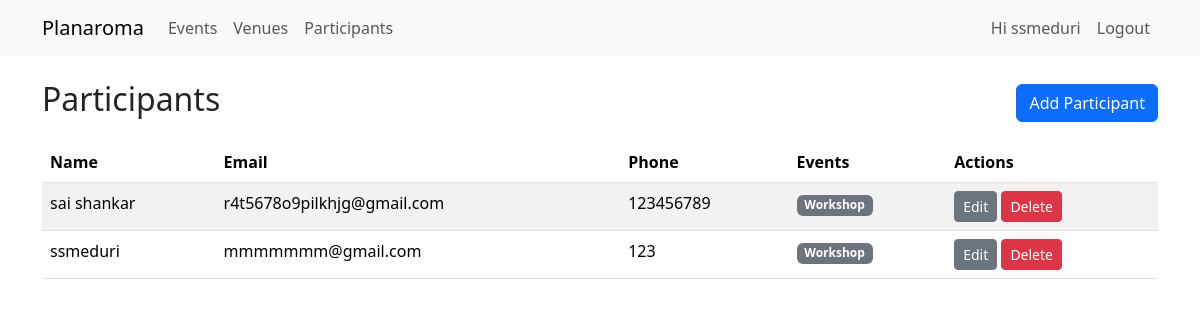
The page /participants (signed in) on the database as committed earlier.
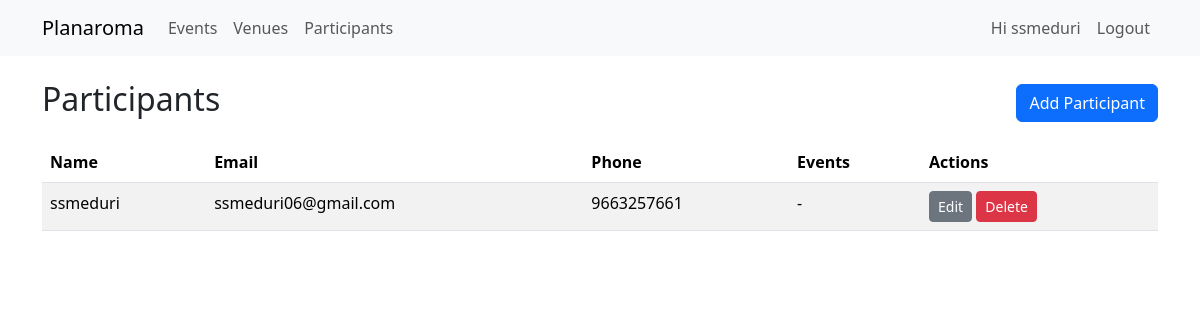
The same page on the database as committed later.
### app/models.py (models this page shows, shortened)
class User(UserMixin, db.Model):
    __tablename__ = 'user'
    id = db.Column(db.Integer, primary_key=True)
    username = db.Column(db.String(80), unique=True, nullable=False)
    password_hash = db.Column(db.String(200), nullable=False)
    role = db.Column(db.String(20), nullable=False, default='viewer')  # admin, staff, viewer

class Participant(db.Model):
    __tablename__ = 'participant'
    id = db.Column(db.Integer, primary_key=True)
    name = db.Column(db.String(150), nullable=False)
    email = db.Column(db.String(200), nullable=True)
    phone = db.Column(db.String(50), nullable=True)
    notes = db.Column(db.Text, nullable=True)  # added notes column
    event_assoc = db.relationship('EventParticipant', back_populates='participant', cascade='all, delete-orphan')
    events = db.relationship(
        'Event',
        secondary='event_participants',
        back_populates='participants',
        overlaps="participant_assoc,event_assoc"
    )

class Event(db.Model):
    __tablename__ = 'event'
    id = db.Column(db.Integer, primary_key=True)
    title = db.Column(db.String(120), nullable=False)
    description = db.Column(db.Text)
    date = db.Column(db.Date, nullable=False)
    start_time = db.Column(db.Time, nullable=False)
    end_time = db.Column(db.Time, nullable=False)
    venue_id = db.Column(db.Integer, db.ForeignKey('venue.id'), nullable=False)
    participant_assoc = db.relationship('EventParticipant', back_populates='event', cascade='all, delete-orphan')
    participants = db.relationship(
        'Participant',
        secondary='event_participants',
        back_populates='events',
        overlaps="participant_assoc,event_assoc"
    )

### app/routes.py (the view)
@main_bp.route('/participants')
@login_required
def list_participants():
    participants = Participant.query.order_by(Participant.name).all()
    return render_template('participants/list.html', participants=participants)

### app/__init__.py (called while the page is built)
def create_app():
    app = Flask(__name__, static_folder='static', template_folder='templates')
    app.config.from_object(Config)
    db.init_app(app)
    login_manager.init_app(app)
    from .models import User
    @login_manager.user_loader
    def load_user(user_id):
        return User.query.get(int(user_id))
    from .routes import main_bp
    from .auth import auth_bp
    app.register_blueprint(main_bp)
    app.register_blueprint(auth_bp)
    return app

### app/templates/participants/list.html
{% extends 'base.html' %}
{% block content %}
<div class="d-flex justify-content-between align-items-center mb-3">
  <h2>Participants</h2>
  <a class="btn btn-primary" href="{{ url_for('main.add_participant') }}">Add Participant</a>
</div>
<table class="table table-striped">
  <thead><tr><th>Name</th><th>Email</th><th>Phone</th><th>Events</th><th>Actions</th></tr></thead>
  <tbody>
    {% for p in participants %}
    <tr>
      <td>{{ p.name }}</td>
      <td>{{ p.email or '-' }}</td>
      <td>{{ p.phone or '-' }}</td>
      <td>
        {% if p.events %}
          {% for e in p.events %}
            <span class="badge bg-secondary">{{ e.title }}</span>
          {% endfor %}
        {% else %}
          -
        {% endif %}
      </td>
      <td>
        <a class="btn btn-sm btn-secondary" href="{{ url_for('main.edit_participant', pid=p.id) }}">Edit</a>
        <form method="POST" action="{{ url_for('main.delete_participant', pid=p.id) }}" style="display:inline-block" onsubmit="return confirm('Delete participant?');">
          <button class="btn btn-sm btn-danger">Delete</button>
        </form>
      </td>
    </tr>
    {% else %}
    <tr><td colspan="5" class="text-center">No participants found.</td></tr>
    {% endfor %}
  </tbody>
</table>
{% endblock %}

### app/templates/base.html (shortened to what this page needs)
<!doctype html>
<html lang="en">
<head>
    <link href="https://cdn.jsdelivr.net/npm/bootstrap@5.3.2/dist/css/bootstrap.min.css" rel="stylesheet">
</head>
<body>
<nav class="navbar navbar-expand-lg navbar-light bg-light mb-4">
  <div class="container">
    <a class="navbar-brand" href="{{ url_for('main.dashboard') }}">
        Planaroma
    </a>
    <div class="collapse navbar-collapse" id="navbarNav">
      <ul class="navbar-nav me-auto">
        <li class="nav-item">
          <a class="nav-link" href="{{ url_for('main.list_events') }}">Events</a>
        </li>
        <li class="nav-item">
          <a class="nav-link" href="{{ url_for('main.list_venues') }}">Venues</a>
        </li>
        <li class="nav-item">
          <a class="nav-link" href="{{ url_for('main.list_participants') }}">Participants</a>
        </li>
      </ul>
      <ul class="navbar-nav ms-auto">
        {% if current_user.is_authenticated %}
          <li class="nav-item">
            <a class="nav-link">Hi {{ current_user.username }}</a>
          </li>
          <li class="nav-item">
            <a class="nav-link" href="{{ url_for('auth.logout') }}">Logout</a>
          </li>
        {% else %}
          <li class="nav-item">
            <a class="nav-link" href="{{ url_for('auth.login') }}">Login</a>
          </li>
        {% endif %}
      </ul>
    </div>
  </div>
</nav>
<div class="container">
    {% block content %}{% endblock %}
</div>
</body>
</html>

Rows that differ between the two databases and show on the page:
removed Participant: name "sai shankar", email "r4t5678o9pilkhjg@gmail.com", phone "123456789"
removed Event: title "Workshop"
changed Participant "ssmeduri": email "mmmmmmm@gmail.com" → "ssmeduri06@gmail.com"; phone "123" → "9663257661"; now shows "-"
